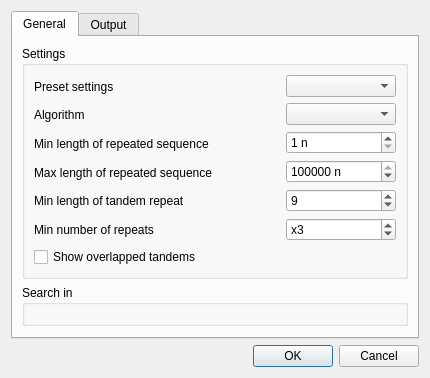
<?xml version="1.0" encoding="UTF-8"?>
<ui version="4.0">
 <class>FindTandemsDialog</class>
 <widget class="QDialog" name="FindTandemsDialog">
  <property name="windowModality">
   <enum>Qt::ApplicationModal</enum>
  </property>
  <property name="geometry">
   <rect>
    <x>0</x>
    <y>0</y>
    <width>430</width>
    <height>355</height>
   </rect>
  </property>
  <property name="windowTitle">
   <string>Find Tandem Repeats</string>
  </property>
  <property name="windowIcon">
   <iconset>
    <normaloff>:/repeat_finder/repeats_image</normaloff>:/repeat_finder/repeats_image</iconset>
  </property>
  <layout class="QGridLayout" name="gridLayout_3">
   <item row="0" column="0">
    <widget class="QTabWidget" name="tabWidget">
     <property name="currentIndex">
      <number>0</number>
     </property>
     <widget class="QWidget" name="tab">
      <attribute name="title">
       <string>General</string>
      </attribute>
      <layout class="QGridLayout" name="gridLayout_4">
       <item row="0" column="0">
        <widget class="QGroupBox" name="paramsBox">
         <property name="title">
          <string>Settings</string>
         </property>
         <layout class="QGridLayout" name="gridLayout">
          <item row="0" column="0">
           <layout class="QVBoxLayout" name="verticalLayout_4">
            <item>
             <layout class="QHBoxLayout" name="horizontalLayout">
              <item>
               <layout class="QVBoxLayout" name="verticalLayout_2">
                <item>
                 <widget class="QLabel" name="label_2">
                  <property name="minimumSize">
                   <size>
                    <width>0</width>
                    <height>0</height>
                   </size>
                  </property>
                  <property name="text">
                   <string>Preset settings</string>
                  </property>
                 </widget>
                </item>
                <item>
                 <widget class="QLabel" name="label_6">
                  <property name="text">
                   <string>Algorithm</string>
                  </property>
                 </widget>
                </item>
                <item>
                 <widget class="QLabel" name="label_4">
                  <property name="text">
                   <string>Min length of repeated sequence</string>
                  </property>
                 </widget>
                </item>
                <item>
                 <widget class="QLabel" name="label_5">
                  <property name="text">
                   <string>Max length of repeated sequence</string>
                  </property>
                 </widget>
                </item>
                <item>
                 <widget class="QLabel" name="label_8">
                  <property name="text">
                   <string>Min length of tandem repeat</string>
                  </property>
                 </widget>
                </item>
                <item>
                 <widget class="QLabel" name="label_9">
                  <property name="text">
                   <string>Min number of repeats</string>
                  </property>
                 </widget>
                </item>
               </layout>
              </item>
              <item>
               <layout class="QVBoxLayout" name="verticalLayout">
                <item>
                 <spacer name="horizontalSpacer_2">
                  <property name="orientation">
                   <enum>Qt::Horizontal</enum>
                  </property>
                  <property name="sizeType">
                   <enum>QSizePolicy::Expanding</enum>
                  </property>
                  <property name="sizeHint" stdset="0">
                   <size>
                    <width>37</width>
                    <height>17</height>
                   </size>
                  </property>
                 </spacer>
                </item>
                <item>
                 <spacer name="horizontalSpacer_6">
                  <property name="orientation">
                   <enum>Qt::Horizontal</enum>
                  </property>
                  <property name="sizeType">
                   <enum>QSizePolicy::Expanding</enum>
                  </property>
                  <property name="sizeHint" stdset="0">
                   <size>
                    <width>38</width>
                    <height>17</height>
                   </size>
                  </property>
                 </spacer>
                </item>
                <item>
                 <spacer name="horizontalSpacer_4">
                  <property name="orientation">
                   <enum>Qt::Horizontal</enum>
                  </property>
                  <property name="sizeType">
                   <enum>QSizePolicy::Expanding</enum>
                  </property>
                  <property name="sizeHint" stdset="0">
                   <size>
                    <width>37</width>
                    <height>17</height>
                   </size>
                  </property>
                 </spacer>
                </item>
                <item>
                 <spacer name="horizontalSpacer_5">
                  <property name="orientation">
                   <enum>Qt::Horizontal</enum>
                  </property>
                  <property name="sizeType">
                   <enum>QSizePolicy::Expanding</enum>
                  </property>
                  <property name="sizeHint" stdset="0">
                   <size>
                    <width>37</width>
                    <height>17</height>
                   </size>
                  </property>
                 </spacer>
                </item>
                <item>
                 <spacer name="horizontalSpacer_7">
                  <property name="orientation">
                   <enum>Qt::Horizontal</enum>
                  </property>
                  <property name="sizeType">
                   <enum>QSizePolicy::Expanding</enum>
                  </property>
                  <property name="sizeHint" stdset="0">
                   <size>
                    <width>38</width>
                    <height>17</height>
                   </size>
                  </property>
                 </spacer>
                </item>
                <item>
                 <spacer name="horizontalSpacer_10">
                  <property name="orientation">
                   <enum>Qt::Horizontal</enum>
                  </property>
                  <property name="sizeType">
                   <enum>QSizePolicy::Expanding</enum>
                  </property>
                  <property name="sizeHint" stdset="0">
                   <size>
                    <width>38</width>
                    <height>17</height>
                   </size>
                  </property>
                 </spacer>
                </item>
               </layout>
              </item>
              <item>
               <layout class="QVBoxLayout" name="verticalLayout_3">
                <item>
                 <widget class="QComboBox" name="repeatLenComboBox">
                  <property name="sizePolicy">
                   <sizepolicy hsizetype="Expanding" vsizetype="Fixed">
                    <horstretch>0</horstretch>
                    <verstretch>0</verstretch>
                   </sizepolicy>
                  </property>
                  <property name="minimumSize">
                   <size>
                    <width>0</width>
                    <height>0</height>
                   </size>
                  </property>
                  <property name="currentIndex">
                   <number>-1</number>
                  </property>
                  <property name="sizeAdjustPolicy">
                   <enum>QComboBox::AdjustToContents</enum>
                  </property>
                  <property name="minimumContentsLength">
                   <number>10</number>
                  </property>
                 </widget>
                </item>
                <item>
                 <widget class="QComboBox" name="algoComboBox">
                  <property name="sizePolicy">
                   <sizepolicy hsizetype="Expanding" vsizetype="Fixed">
                    <horstretch>0</horstretch>
                    <verstretch>0</verstretch>
                   </sizepolicy>
                  </property>
                  <property name="sizeAdjustPolicy">
                   <enum>QComboBox::AdjustToContents</enum>
                  </property>
                  <property name="minimumContentsLength">
                   <number>10</number>
                  </property>
                 </widget>
                </item>
                <item>
                 <widget class="QSpinBox" name="minPeriodBox">
                  <property name="sizePolicy">
                   <sizepolicy hsizetype="Expanding" vsizetype="Fixed">
                    <horstretch>0</horstretch>
                    <verstretch>0</verstretch>
                   </sizepolicy>
                  </property>
                  <property name="suffix">
                   <string> n</string>
                  </property>
                  <property name="minimum">
                   <number>1</number>
                  </property>
                  <property name="maximum">
                   <number>1000000</number>
                  </property>
                 </widget>
                </item>
                <item>
                 <widget class="QSpinBox" name="maxPeriodBox">
                  <property name="sizePolicy">
                   <sizepolicy hsizetype="Expanding" vsizetype="Fixed">
                    <horstretch>0</horstretch>
                    <verstretch>0</verstretch>
                   </sizepolicy>
                  </property>
                  <property name="suffix">
                   <string> n</string>
                  </property>
                  <property name="minimum">
                   <number>1</number>
                  </property>
                  <property name="maximum">
                   <number>1000000</number>
                  </property>
                  <property name="value">
                   <number>1000000</number>
                  </property>
                 </widget>
                </item>
                <item>
                 <widget class="QSpinBox" name="minTandemSizeBox">
                  <property name="sizePolicy">
                   <sizepolicy hsizetype="Expanding" vsizetype="Fixed">
                    <horstretch>0</horstretch>
                    <verstretch>0</verstretch>
                   </sizepolicy>
                  </property>
                  <property name="minimum">
                   <number>3</number>
                  </property>
                  <property name="maximum">
                   <number>1000000000</number>
                  </property>
                  <property name="value">
                   <number>9</number>
                  </property>
                 </widget>
                </item>
                <item>
                 <widget class="QSpinBox" name="minRepeatsBox">
                  <property name="sizePolicy">
                   <sizepolicy hsizetype="Expanding" vsizetype="Fixed">
                    <horstretch>0</horstretch>
                    <verstretch>0</verstretch>
                   </sizepolicy>
                  </property>
                  <property name="prefix">
                   <string>x</string>
                  </property>
                  <property name="minimum">
                   <number>2</number>
                  </property>
                  <property name="maximum">
                   <number>1000000000</number>
                  </property>
                  <property name="value">
                   <number>3</number>
                  </property>
                 </widget>
                </item>
               </layout>
              </item>
             </layout>
            </item>
            <item>
             <widget class="QCheckBox" name="overlappedTandemsCheckBox">
              <property name="text">
               <string>Show overlapped tandems</string>
              </property>
             </widget>
            </item>
           </layout>
          </item>
         </layout>
        </widget>
       </item>
       <item row="1" column="0">
        <widget class="QGroupBox" name="regionBox">
         <property name="title">
          <string>Search in</string>
         </property>
         <layout class="QHBoxLayout" name="horizontalLayout_5">
          <item>
           <layout class="QHBoxLayout" name="rangeSelectorLayout"/>
          </item>
         </layout>
        </widget>
       </item>
       <item row="2" column="0">
        <spacer name="verticalSpacer">
         <property name="orientation">
          <enum>Qt::Vertical</enum>
         </property>
         <property name="sizeHint" stdset="0">
          <size>
           <width>20</width>
           <height>40</height>
          </size>
         </property>
        </spacer>
       </item>
      </layout>
     </widget>
     <widget class="QWidget" name="tab_2">
      <attribute name="title">
       <string>Output</string>
      </attribute>
      <layout class="QGridLayout" name="gridLayout_2">
       <item row="0" column="0">
        <widget class="QWidget" name="annotationsWidget" native="true">
         <property name="sizePolicy">
          <sizepolicy hsizetype="Expanding" vsizetype="Expanding">
           <horstretch>0</horstretch>
           <verstretch>0</verstretch>
          </sizepolicy>
         </property>
         <property name="minimumSize">
          <size>
           <width>0</width>
           <height>0</height>
          </size>
         </property>
        </widget>
       </item>
       <item row="1" column="0">
        <spacer name="verticalSpacer_2">
         <property name="orientation">
          <enum>Qt::Vertical</enum>
         </property>
         <property name="sizeHint" stdset="0">
          <size>
           <width>20</width>
           <height>24</height>
          </size>
         </property>
        </spacer>
       </item>
      </layout>
     </widget>
    </widget>
   </item>
   <item row="1" column="0">
    <widget class="QDialogButtonBox" name="buttonBox">
     <property name="standardButtons">
      <set>QDialogButtonBox::Cancel|QDialogButtonBox::Ok</set>
     </property>
    </widget>
   </item>
  </layout>
 </widget>
 <resources/>
 <connections>
  <connection>
   <sender>buttonBox</sender>
   <signal>accepted()</signal>
   <receiver>FindTandemsDialog</receiver>
   <slot>accept()</slot>
   <hints>
    <hint type="sourcelabel">
     <x>313</x>
     <y>290</y>
    </hint>
    <hint type="destinationlabel">
     <x>313</x>
     <y>155</y>
    </hint>
   </hints>
  </connection>
  <connection>
   <sender>buttonBox</sender>
   <signal>rejected()</signal>
   <receiver>FindTandemsDialog</receiver>
   <slot>reject()</slot>
   <hints>
    <hint type="sourcelabel">
     <x>313</x>
     <y>290</y>
    </hint>
    <hint type="destinationlabel">
     <x>313</x>
     <y>155</y>
    </hint>
   </hints>
  </connection>
  <connection>
   <sender>repeatLenComboBox</sender>
   <signal>activated(int)</signal>
   <receiver>FindTandemsDialog</receiver>
   <slot>presetSelected(int)</slot>
   <hints>
    <hint type="sourcelabel">
     <x>613</x>
     <y>53</y>
    </hint>
    <hint type="destinationlabel">
     <x>344</x>
     <y>298</y>
    </hint>
   </hints>
  </connection>
  <connection>
   <sender>minPeriodBox</sender>
   <signal>valueChanged(int)</signal>
   <receiver>FindTandemsDialog</receiver>
   <slot>minPeriodChanged(int)</slot>
   <hints>
    <hint type="sourcelabel">
     <x>564</x>
     <y>73</y>
    </hint>
    <hint type="destinationlabel">
     <x>324</x>
     <y>0</y>
    </hint>
   </hints>
  </connection>
  <connection>
   <sender>maxPeriodBox</sender>
   <signal>valueChanged(int)</signal>
   <receiver>FindTandemsDialog</receiver>
   <slot>maxPeriodChanged(int)</slot>
   <hints>
    <hint type="sourcelabel">
     <x>583</x>
     <y>96</y>
    </hint>
    <hint type="destinationlabel">
     <x>388</x>
     <y>3</y>
    </hint>
   </hints>
  </connection>
  <connection>
   <sender>maxPeriodBox</sender>
   <signal>editingFinished()</signal>
   <receiver>FindTandemsDialog</receiver>
   <slot>customization()</slot>
   <hints>
    <hint type="sourcelabel">
     <x>544</x>
     <y>98</y>
    </hint>
    <hint type="destinationlabel">
     <x>238</x>
     <y>97</y>
    </hint>
   </hints>
  </connection>
  <connection>
   <sender>minPeriodBox</sender>
   <signal>editingFinished()</signal>
   <receiver>FindTandemsDialog</receiver>
   <slot>customization()</slot>
   <hints>
    <hint type="sourcelabel">
     <x>547</x>
     <y>70</y>
    </hint>
    <hint type="destinationlabel">
     <x>336</x>
     <y>70</y>
    </hint>
   </hints>
  </connection>
 </connections>
 <slots>
  <slot>presetSelected(int)</slot>
  <slot>minPeriodChanged(int)</slot>
  <slot>maxPeriodChanged(int)</slot>
  <slot>customization()</slot>
 </slots>
</ui>
